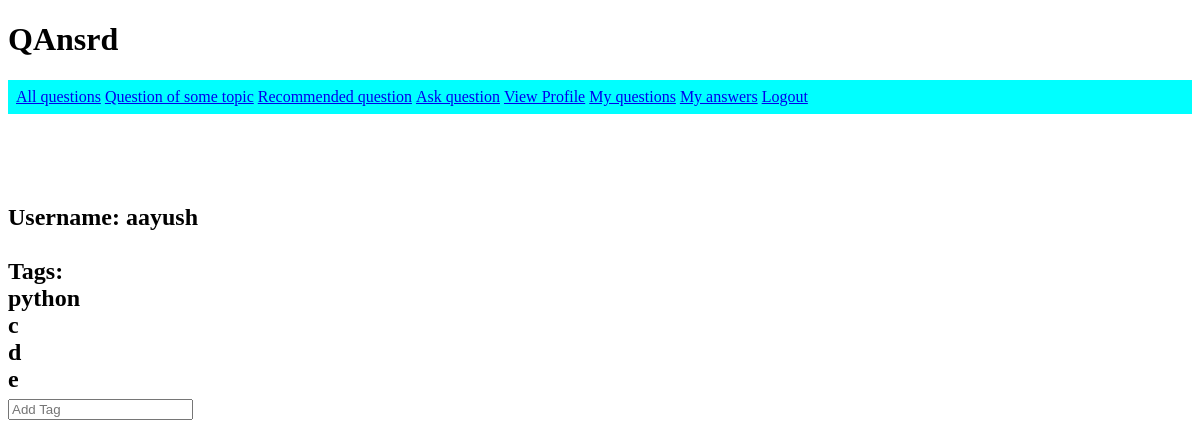
The app's page /user/aayush, older data.
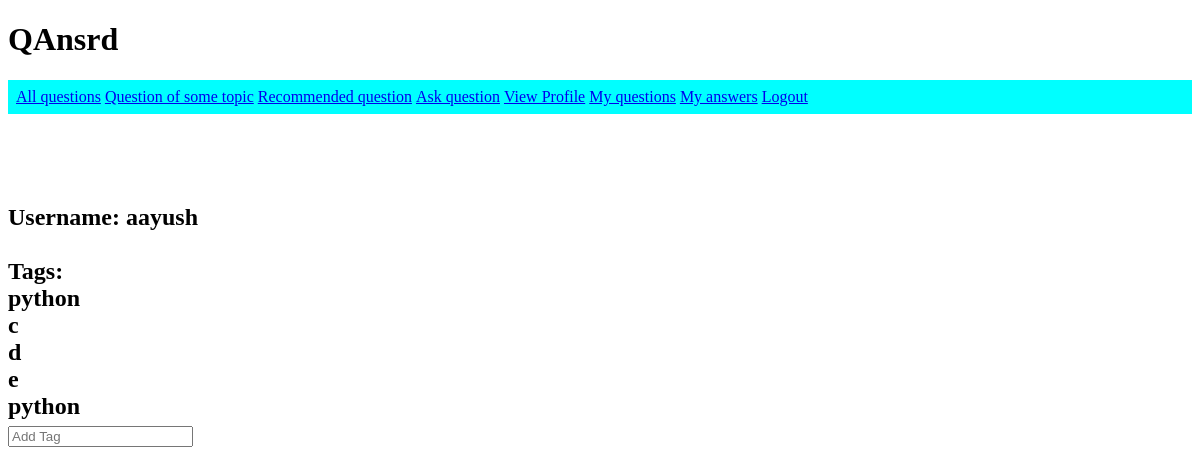
The same page, newer data.
### models.py (models this page shows, shortened)
class UserTag(db.Model):
    id = db.Column(db.Integer, primary_key=True)
    name = db.Column(db.String(220))
    user_id =  db.Column(db.Integer, db.ForeignKey('user.id'))

### app.py (the view)
@app.route('/user/<uname>', methods=['POST', 'GET'])
def profile_page(uname):
    user = User.query.filter_by(uname=uname).first_or_404()
    if request.method == 'POST':
        tag_name = request.form['tag']
        tag_new = UserTag(tag_name, user)
        db.session.add(tag_new)
        db.session.commit()
    return render_template('profile.html', user=user)

### templates/profile.html
{% extends "base.html" %}
{% block body %}
<h2>
  Username: {{ user.uname }}
  <br>
  <br>
  Tags:
  {% for tag in user.usertags.all() %}
  <br>
  {{ tag.name }}
  {% endfor %}
  <form action="/user/{{user.uname}}" method="POST">
    <input name="tag" type="text" placeholder="Add Tag">
  </form>
</h2>
{% endblock %}

Row changes from the older to the newer data that the page shows:
added UserTag: name "python"
